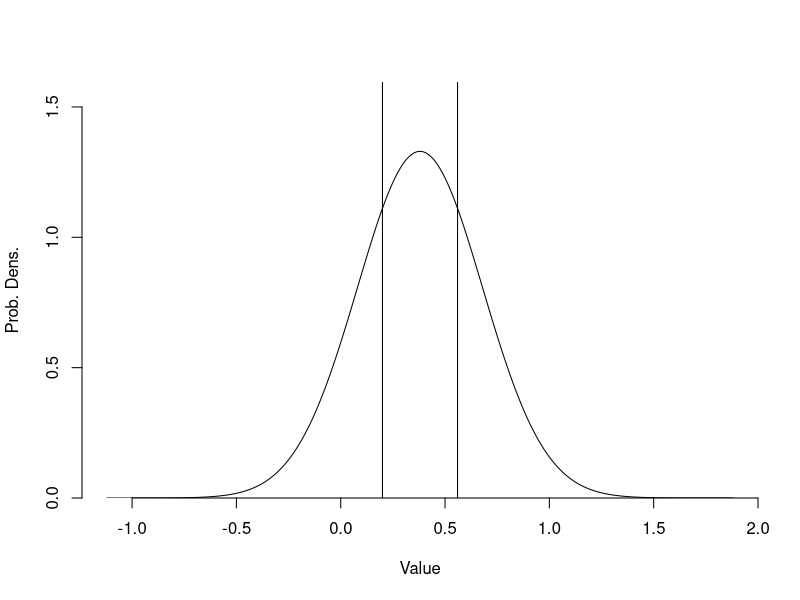
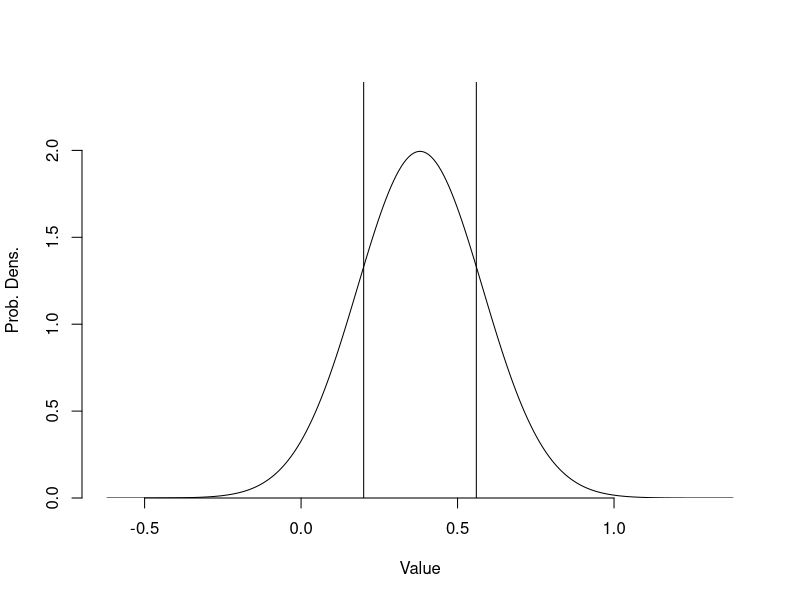
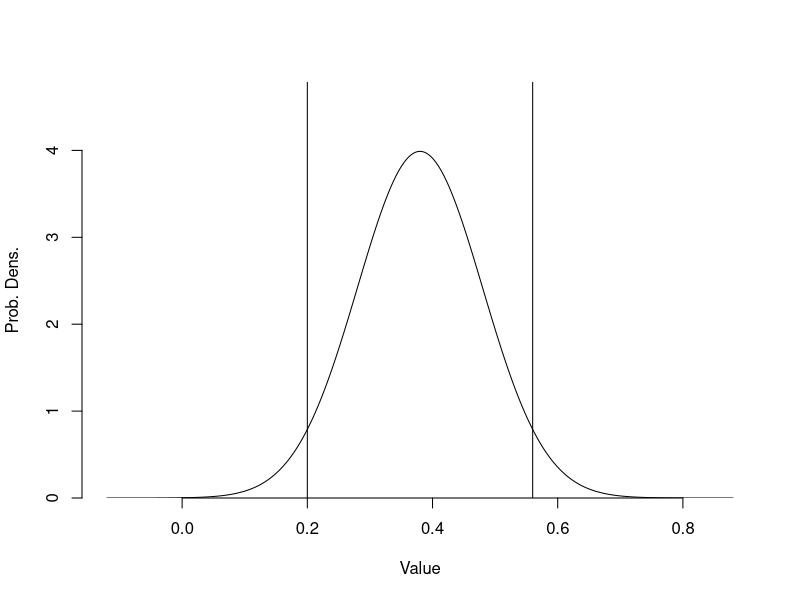
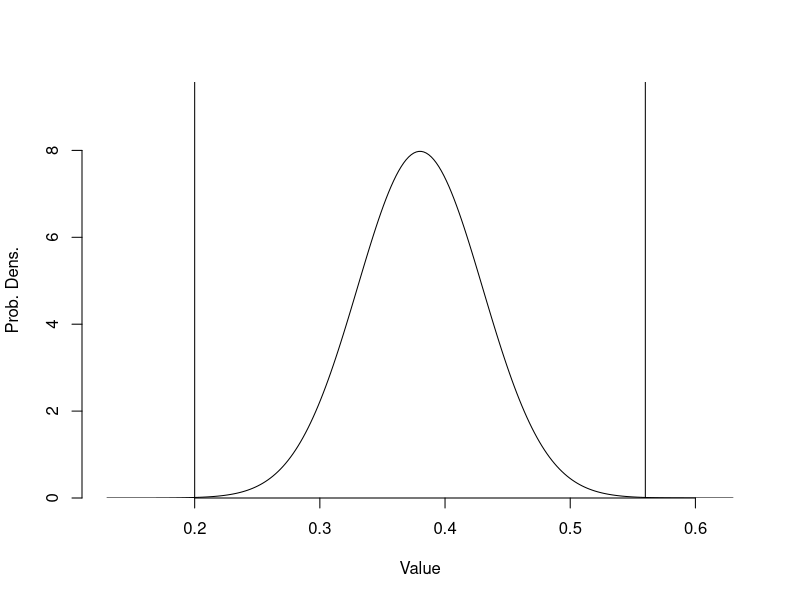
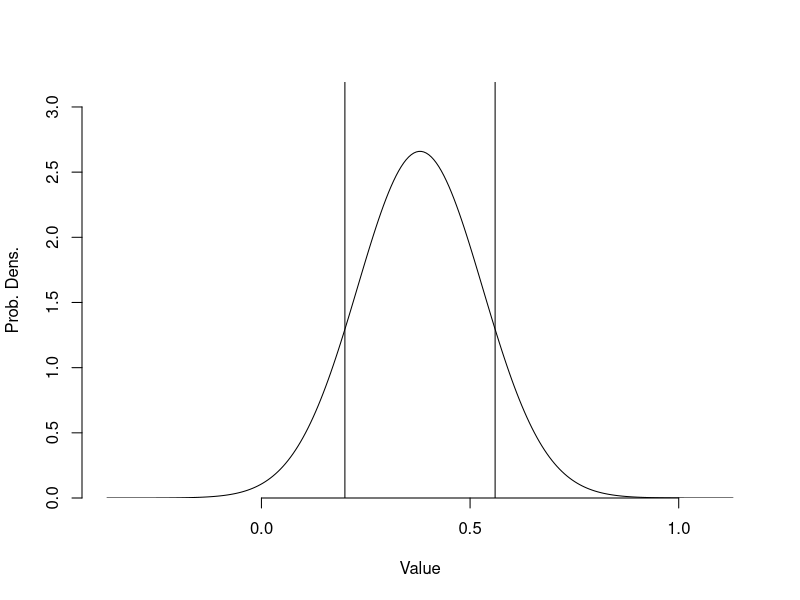
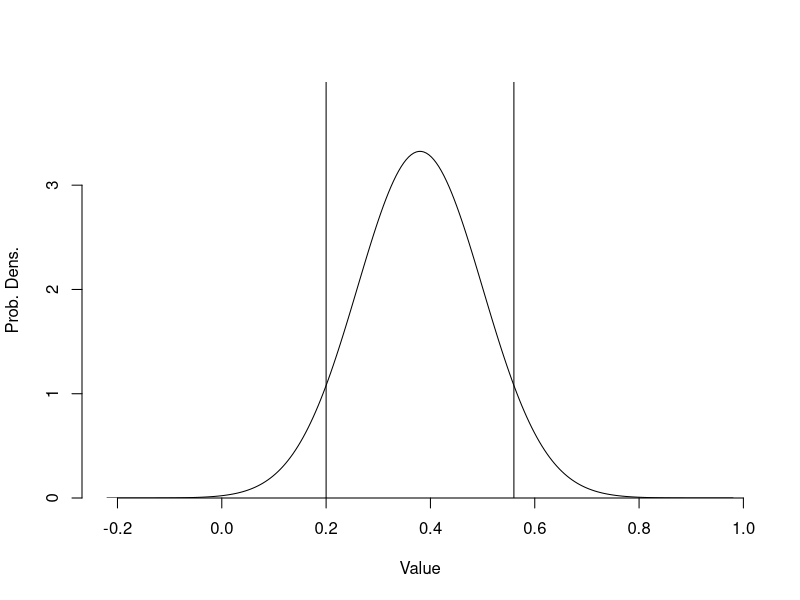
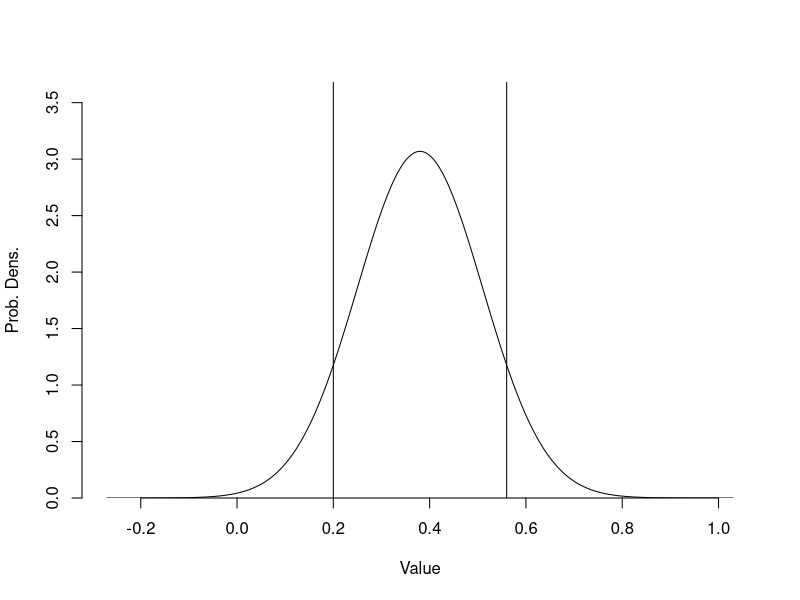
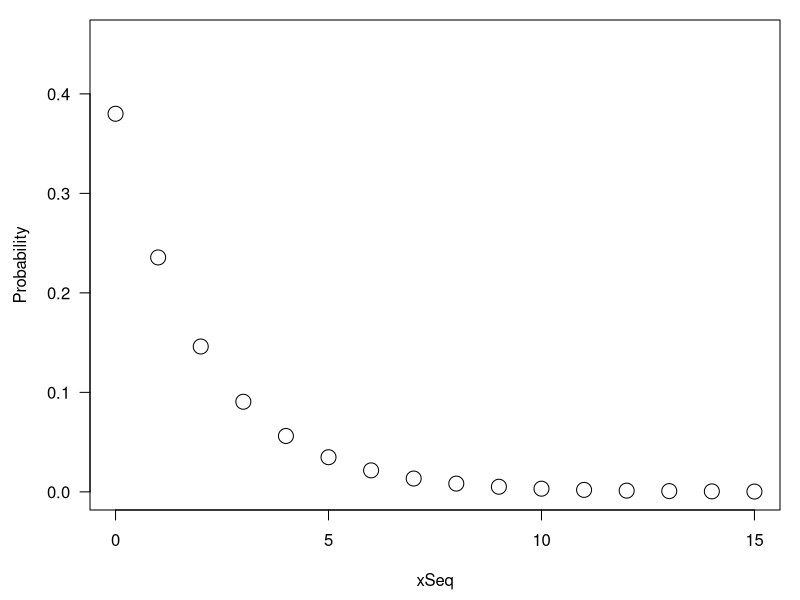

These figures' R source, in order:
# Larri Miller
# PSYC 740 - Prof. Jeff Starns
# HW 5
# Due 10/1/2021

# 1.

inferProbSucc = function(m, mu, sigma, # m = misses
                         lo=0, hi=1, x=0:15, #assuming x=0:15 like last HW
                         p=seq(0.01, 1, by=.01)){ # adding in p Sequence here
  par(mfcol=c(3,1),mar=c(4.5,4.5,1,1))
  
  # will need dtnorm
  dtnorm=function(x=x,mu=mu,sigma=sigma,
                  lo=-0,hi=1){
    dens=rep(NA,length(x))
    
    normCons=pnorm(hi,mu,sigma)-pnorm(lo,mu,sigma)
    
    for(i in 1:length(x)){
      if(x[i]<lo) dens[i]=0
      if(x[i]>hi) dens[i]=0
      if(x[i]>=lo & x[i]<=hi) dens[i]=dnorm(x[i],mu,sigma)/normCons
    }
    
    return(dens)
  }
  
  # probability functions, copied from previous code, replacing x w/ m
  prior=function(p) dtnorm(p,mu,sigma,0,1)
  condPred=function(m,p) dgeom(m,p)
  joint=function(m,p) prior(p)*condPred(m,p)
  marPred=function(m){
    pred=rep(NA,length(m))
    for(i in 1:length(pred)){
      pred[i]=integrate(joint,lower=0,upper=1,
                        m=m[i])$val
    }
    return(pred)
  }
  
  # prior
  probSeq <- seq(0.01, 1, by=.01)
  pri <- dtnorm(probSeq, mu, sigma, 0, 1)
  yMax1 <- max(pri)*1.2
  plot(probSeq, pri, type = 'l',
       bty='n', ylab="Prior",
       ylim=c(0, yMax1), las=1)
  
  # likelihood
  likelihood <- condPred(m, probSeq)
  yMax2 <- max(likelihood)*1.2
  plot(probSeq, likelihood, type='l',
       bty='n', ylab="Likelihood",
       ylim=c(0, yMax2), las=1)
  
  # posterior
  normCons <- marPred(m)
  posterior <- joint(m,p)/normCons
  yMax3 <- max(posterior)*1.2
  plot(probSeq, posterior, type='l',
       bty='n', ylab="Posterior",
       ylim=c(0, yMax3), las=1)
}
  
# 2. 
dtnorm=function(x=0,mu=0,sigma=1,lo=-Inf,hi=Inf){ #want any number of inputs for the x
  dens=rep(NA,length(x))
  
  normCons=pnorm(hi,mu, sigma)-pnorm(lo,mu,sigma)
  
  for(i in 1:length(x)){
    if(x[i]<lo) dens[i]=0
    if(x[i]>hi) dens[i]=0
    if(x[i]>=lo & x[i]<=hi) dens[i]=dnorm(x[i],mu,sigma)/normCons
  }
  return(dens)
}

seeTnorm = function(mu=0,sigma=1,
                    lo=-Inf,hi=Inf){
  xMin=max(lo,mu-5*sigma)
  xMax=min(hi,mu+5*sigma)
  xSeq=seq(xMin, xMax,length.out=250)
  yMin=0
  yMax=dtnorm(mu,mu,sigma,lo,hi)*1.2 #gives yourself a buffer on the top
  plot(xSeq, dtnorm(xSeq,mu,sigma,lo,hi),
       type='l', bty='n', yaxs='i',
       xlab="Value", ylab="Prob. Dens.",
       ylim=c(yMin, yMax))
  abline(v=0.2) # adding vertical lines at the ten percent cutoff points
  abline(v=.56)
  
}
# let's try some guesses! Mu will stay 0.38.
seeTnorm(0.38,0.3) #wayyyyy too much
seeTnorm(0.38, 0.2) # closer but still too much
seeTnorm(0.38, 0.1) # looks better
seeTnorm(0.38, 0.05) #too small!
seeTnorm(0.38, 0.15) # looks to be too much
seeTnorm(0.38, 0.12) # this feels about right
seeTnorm(0.38, 0.13)

# I think that a decent sigma is at or around 0.12.


# 3. We know from the previous question that the mean success rate is 0.38, so 
# mu should be 0.38. Let's keep sigma around 0.12 as well. I want to use seeGeom for
# of misses at this probability.
seeGeom = function(p){
  par(mfcol=c(1,1),mar=c(4.5,4.5,1,1)) # graph parameters from lecture code
  
  # reusing "seeBinom" function from binomLecture code
  xSeq=0:15 # x values from 0 - 15
  predDist=dgeom(xSeq, p) # to get geometric dist
  yMax=max(predDist)*1.2
  plot(xSeq, predDist, bty='o', # I like having the box better so I changed bty
       ylab="Probability",
       ylim=c(0, yMax), las=1,
       cex=2)
}
seeGeom(0.38)

# it looks like they level off around 5, meaning that that looks to be the max
# ish number of shots they need to take to get it in. Let's see what inferProbSucc
# tells us with mu 0.38, sigma 0.12, and number of misses 5.
inferProbSucc(5, 0.38, 0.12)

# Because the coach thinks the student will have a low success rate, obviously
# the number of misses is greater than 5. I'm going to play around with the numbers.
inferProbSucc(6, 0.38, 0.12)
inferProbSucc(7, 0.38, 0.12)
inferProbSucc(10, 0.38, 0.12)
inferProbSucc(15, 0.38, 0.12)

# Okay, the mu has to be 0.38 because that's the prior average. I'm guessing that
# the standard deviation is 0.12 based on my answer for # 2. Playing around with
# seeGeom tells me that mu should be > 5. I'm going to guess that "very low success
# rate" is somewhere around 10-- he didn't say that the student made NO shots, but
# I'm guessing it's at least doubly as bad as the other players to warrant "very
# low success."
